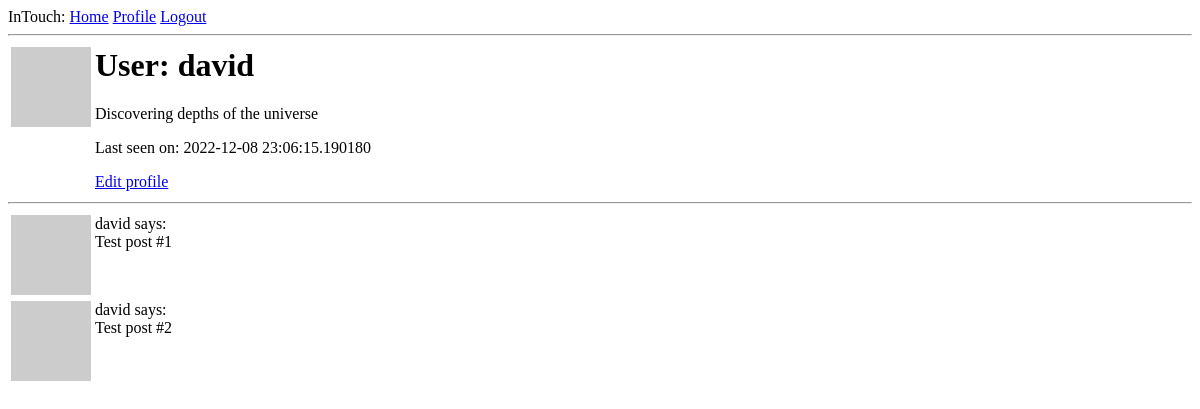
The app's page /user/david (signed in), older data.
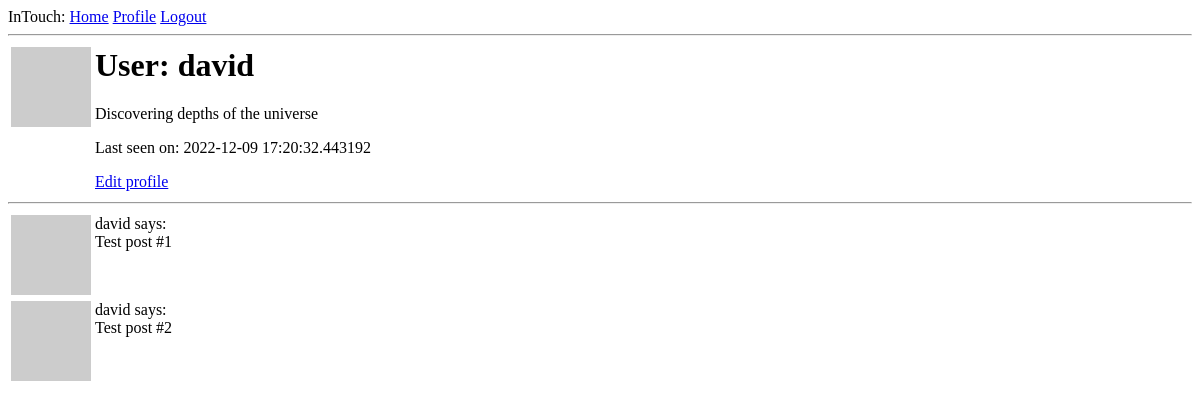
The same page, newer data.
### app/models.py (models this page shows, shortened)
class User(UserMixin, db.Model):
    id = db.Column(db.Integer, primary_key=True)
    username = db.Column(db.String(64), index=True, unique=True)
    email = db.Column(db.String(120), index=True, unique=True)
    password_hash = db.Column(db.String(128))
    posts = db.relationship('Post', backref='author', lazy='dynamic')
    about_me = db.Column(db.String(140))
    last_seen = db.Column(db.DateTime, default=datetime.utcnow)
    def avatar(self, size):
        digest = md5(self.email.lower().encode('utf-8')).hexdigest()
        url = 'https://www.gravatar.com/avatar/'
        return f'{url}{digest}?d=identicon&s={size}'

### app/routes.py (the view)
@app.route('/user/<username>')
@login_required
def user(username):
    user = User.query.filter_by(username=username).first_or_404()
    posts = [
        {'author': user, 'body': 'Test post #1'},
        {'author': user, 'body': 'Test post #2'},
    ]
    return render_template('user.html', user=user, posts=posts)

### app/models.py (called while the page is built)
@login.user_loader
def load_user(id):
    return User.query.get(int(id))

### app/routes.py (called while the page is built)
@app.before_request
def before_request():
    if current_user.is_authenticated:
        current_user.last_seen = datetime.utcnow()
        db.session.commit()

### app/templates/user.html
{% extends "base.html" %}
{% block content %}
    <table>
        <tr valign="top">
            <td><img src="{{ user.avatar(128) }}"></td>
            <td>
                <h1>User: {{ user.username }}</h1>
                {% if user.about_me %}
                <p>{{ user.about_me }}</p>
                {% endif %}
                {% if user.last_seen %}
                <p>Last seen on: {{ user.last_seen }}</p>
                {% endif %}
                {% if user == current_user %}
                <p>
                    <a href="{{ url_for('edit_profile') }}">
                        Edit profile
                    </a>
                </p>
                {% endif %}
            </td>
        </tr>
    </table>
    <hr>
    {% for post in posts %}
        {% include '_post.html' %}
    {% endfor %}
{% endblock %}

### app/templates/base.html (shortened to what this page needs)
<html>
    <head>
    </head>
    <body>
        <div>
            InTouch:
            <a href="{{ url_for('index') }}">Home</a>
            {% if current_user.is_anonymous %}
            <a href="{{ url_for('login') }}">Login</a>
            {% else %}
            <a href="{{ url_for('user', username=current_user.username) }}">Profile</a>
            <a href="{{ url_for('logout') }}">Logout</a>
            {% endif %}
        </div>
        <hr>
        {% block content %}{% endblock %}
    </body>
</html>

### app/templates/_post.html
    <table>
        <tr valign="top">
            <td><img src="{{ post.author.avatar(36) }}"></td>
            <td>
                {{ post.author.username }} says:<br>{{ post.body }}
            </td>
        </tr>
    </table>

Row changes from the older to the newer data that the page shows:
changed User "david": last_seen "2022-12-08 23:06:15.190180" → "2022-12-09 17:20:32.443192"
